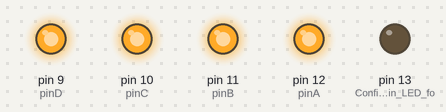
Recording of a sketch running on a simulated Arduino Uno, built with avr-gcc and run on an emulated ATmega328P. On the bench: output pins drawn as LEDs (lit = HIGH). Sleep ends after the set time or at an interrupt. At 1.2 s the program stops and its outputs stay as they are.

Above: at 0.8 s.
Timing chart, 0 to 2.3 s (numbered marks = the images above):
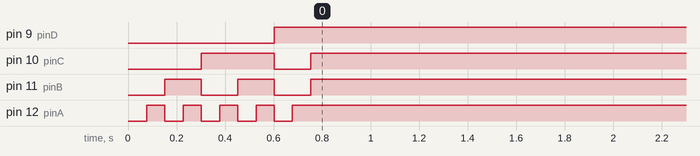

Measured:
- by itself, pin 9 (pinD): LOW → HIGH at 0.60 s
- by itself, pin 10 (pinC): LOW → HIGH at 0.30 s, → LOW 0.30 s later, → HIGH 0.15 s later
- by itself, pin 11 (pinB): alternates HIGH for 0.15 s and LOW for 0.15 s, 5 changes in all, then stays HIGH
- by itself, pin 12 (pinA): alternates HIGH for 0.08 s and LOW for 0.08 s, 9 changes in all, then stays HIGH

The sketch:

NX01_V1.0.ino
```cpp
#include <Wire.h>
#include <RTClib.h>
#include <avr/sleep.h>
#include <avr/power.h>

// Initialize the RTC
RTC_DS3231 rtc;

// Define Nixie tube control pins (assuming SN74141 or similar IC)
const int pinD = 9;
const int pinC = 10;
const int pinB = 11;
const int pinA = 12;
const int EnPin = 5;
// Interrupt pin for waking up
const int wakeUpPin = 7;
void wakeUp() {
  // This function is called when the interrupt is triggered but does nothing
  // It's required to bring the Arduino out of sleep mode
}

void enterSleep() {
  digitalWrite(EnPin, LOW);
  Wire.end();
  set_sleep_mode(SLEEP_MODE_PWR_DOWN); // Set the sleep mode to power down
  ADCSRA = 0; // Disable ADC to save power
  sleep_enable(); // Enable sleep mode
  attachInterrupt(digitalPinToInterrupt(wakeUpPin), wakeUp, LOW); // Set wakeUp() to run when pin goes LOW

  sleep_mode(); // Enter sleep mode

  // Code resumes here after wake up
  detachInterrupt(digitalPinToInterrupt(wakeUpPin)); // Disable interrupt so it doesn't trigger again immediately
  sleep_disable(); // Disable sleep mode
  digitalWrite(EnPin, HIGH);
}

void setup() {

  // Start the I2C interface
  Wire.begin();
  // Start the serial interface
  Serial.begin(9600);

  // Initialize the RTC
  if (!rtc.begin()) {
    Serial.println("Couldn't find RTC");
    while (1);
  }
  rtc.adjust(DateTime(F(__DATE__), F(__TIME__)));

  // Setup pin modes
  pinMode(pinD, OUTPUT);
  pinMode(pinC, OUTPUT);
  pinMode(pinB, OUTPUT);
  pinMode(pinA, OUTPUT);
  pinMode(wakeUpPin, INPUT_PULLUP); // Set wake up pin as input with pull-up
  pinMode(LED_BUILTIN, OUTPUT); // Configure built-in LED for feedback

  // Initial cycling through digits
  cycle_digits();

  // Blank the Nixie tubes to ensure they are turned off to conserve power
  blank_nixie();

  // Enter sleep mode immediately after setup
  enterSleep();
}

void loop() {
  // Flash the current time once
  flash_time();

  // Blank the Nixie tubes to ensure they are turned off to conserve power
  blank_nixie();

  // Enter sleep mode and wait for the next button press
  enterSleep();
}

// Function to set the digit on the Nixie tube
void display_digit(char digit) {
  int truth_table[10][4] = {
    {0, 0, 0, 0}, // 0
    {0, 0, 0, 1}, // 1
    {0, 0, 1, 0}, // 2
    {0, 0, 1, 1}, // 3
    {0, 1, 0, 0}, // 4
    {0, 1, 0, 1}, // 5
    {0, 1, 1, 0}, // 6
    {0, 1, 1, 1}, // 7
    {1, 0, 0, 0}, // 8
    {1, 0, 0, 1}  // 9
  };

  int index = digit - '0'; // Convert ASCII character to integer index
  digitalWrite(pinD, truth_table[index][0]);
  digitalWrite(pinC, truth_table[index][1]);
  digitalWrite(pinB, truth_table[index][2]);
  digitalWrite(pinA, truth_table[index][3]);
}

// Function to blank the Nixie tube
void blank_nixie() {
  digitalWrite(pinD, HIGH);
  digitalWrite(pinC, HIGH);
  digitalWrite(pinB, HIGH);
  digitalWrite(pinA, HIGH);
  delay(200); // Blank the tube for 0.2 seconds
}

// Function to cycle through digits 0-9 quickly
void cycle_digits() {
  for (int digit = 0; digit < 10; digit++) {
    display_digit('0' + digit); // Convert integer to ASCII character
    delay(75); // Quick cycle through digits
  }
  blank_nixie(); // Ensure the Nixie tube is blanked after cycling through digits
}

void flash_time() {
  cycle_digits();
  DateTime now = rtc.now();

  int seconds = now.second();
  int minute = now.minute();
  int hour = now.hour();

  int hour12 = hour % 12; // Convert 24hr to 12hr format
  if (hour12 == 0) hour12 = 12; // Adjust 0 hour to 12 for 12-hour clock format

  char timeStr[5]; // Buffer to hold hour and minute
  sprintf(timeStr, "%02d%02d", hour12, minute);

  int startIndex = 0; // Start index to loop from
  if (timeStr[0] == '0') {
    startIndex = 1; // Skip the first digit if it is '0'
  }

  for (int part = startIndex; part < 4; part++) { // Loop through each part of the time starting from startIndex
    blank_nixie(); // Blank tube before showing next digit
    display_digit(timeStr[part]); // Display current part of the time
    delay(300); // Show each digit for 0.3 seconds
  }

  // Blank the Nixie tube after displaying the time to conserve power
  blank_nixie();
}
```
